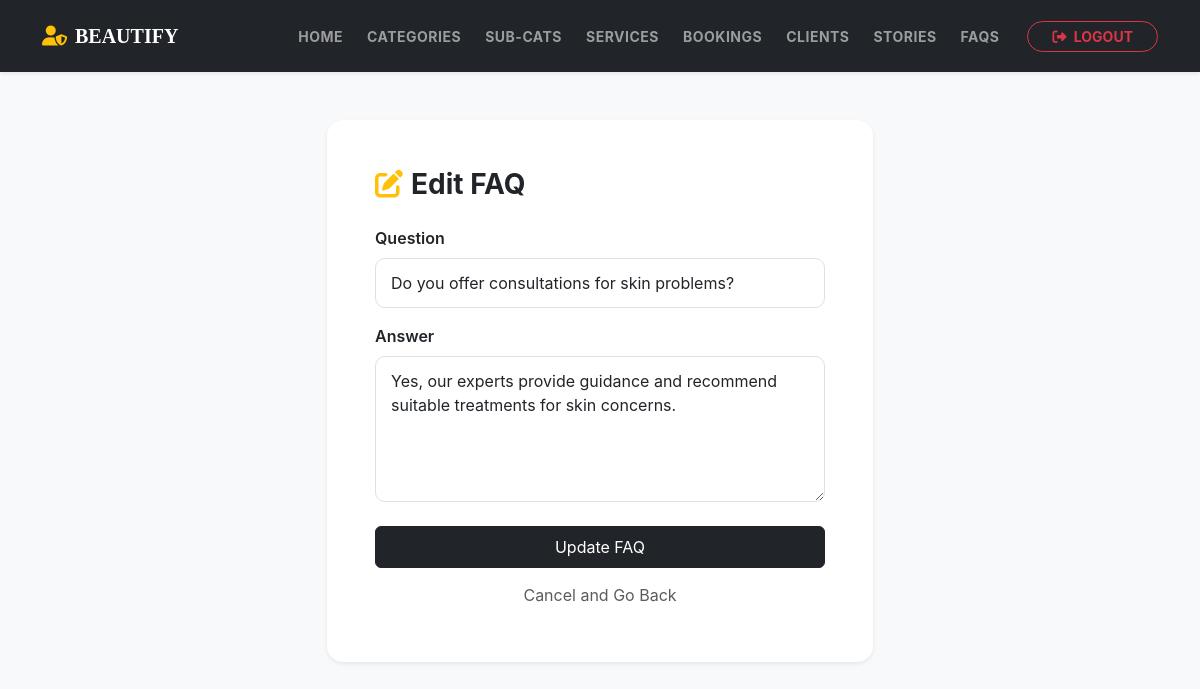
The page /admin/edit_faq.php?id=21 (signed in) on the database its author committed.
### tables this page shows
CREATE TABLE `faqs` (
  `faq_id` int(11) NOT NULL,
  `question` varchar(255) NOT NULL,
  `answer` text DEFAULT NULL,
  `created_at` timestamp NOT NULL DEFAULT current_timestamp()
);

### admin/edit_faq.php (the view, shortened to what this page needs)
<?php
include "config.php";
$id = intval($_GET['id']);
$res = mysqli_query($conn, "SELECT * FROM faqs WHERE faq_id=$id");
$faq = mysqli_fetch_assoc($res);
?>
<!DOCTYPE html>
<html lang="en">
<head>
    <link rel="stylesheet" href="https://cdnjs.cloudflare.com/ajax/libs/font-awesome/6.4.0/css/all.min.css">
    <link href="https://cdn.jsdelivr.net/npm/bootstrap@5.3.0/dist/css/bootstrap.min.css" rel="stylesheet">
    <link rel="stylesheet" href="../CSS/style.css">
</head>
<body class="bg-light">
<?php include('navbar.php'); ?>
<div class="container mt-5 mb-5">
    <div class="row justify-content-center">
        <div class="col-md-6">
            <div class="card shadow-sm border-0 rounded-4">
                <div class="card-body p-5">
                    <h3 class="fw-bold mb-4"><i class="fas fa-edit me-2 text-warning"></i>Edit FAQ</h3>
                    <form method="POST">
                        <div class="mb-3">
                            <label class="form-label fw-semibold">Question</label>
                            <input type="text" name="question" class="form-control" value="<?php echo htmlspecialchars($faq['question']); ?>" required>
                        </div>
                        <div class="mb-4">
                            <label class="form-label fw-semibold">Answer</label>
                            <textarea name="answer" class="form-control" rows="5"><?php echo htmlspecialchars($faq['answer']); ?></textarea>
                        </div>
                        <button type="submit" class="btn btn-dark w-100 py-2">Update FAQ</button>
                        <a href="view_faqs.php" class="btn btn-link w-100 mt-2 text-muted text-decoration-none">Cancel and Go Back</a>
                    </form>
                </div>
            </div>
        </div>
    </div>
</div>
</body>
</html>

### CSS/style.css (style rules this page uses)
:root { --primary-color: #d4a373; --accent-color: #faedcd; --text-dark: #2d2d2d; --bg-light: #fefae0; --transition: all 0.3s ease; }
body { font-family: 'Inter', sans-serif; background-color: #fafafa; color: var(--text-dark); }
.form-control { border: 1px solid #e0e0e0; padding: 12px 15px; border-radius: 10px; transition: var(--transition); }

### rows shown on the page
faqs: question "Do you offer consultations for skin problems?", answer "Yes, our experts provide guidance and recommend suitable treatments for skin concerns."
